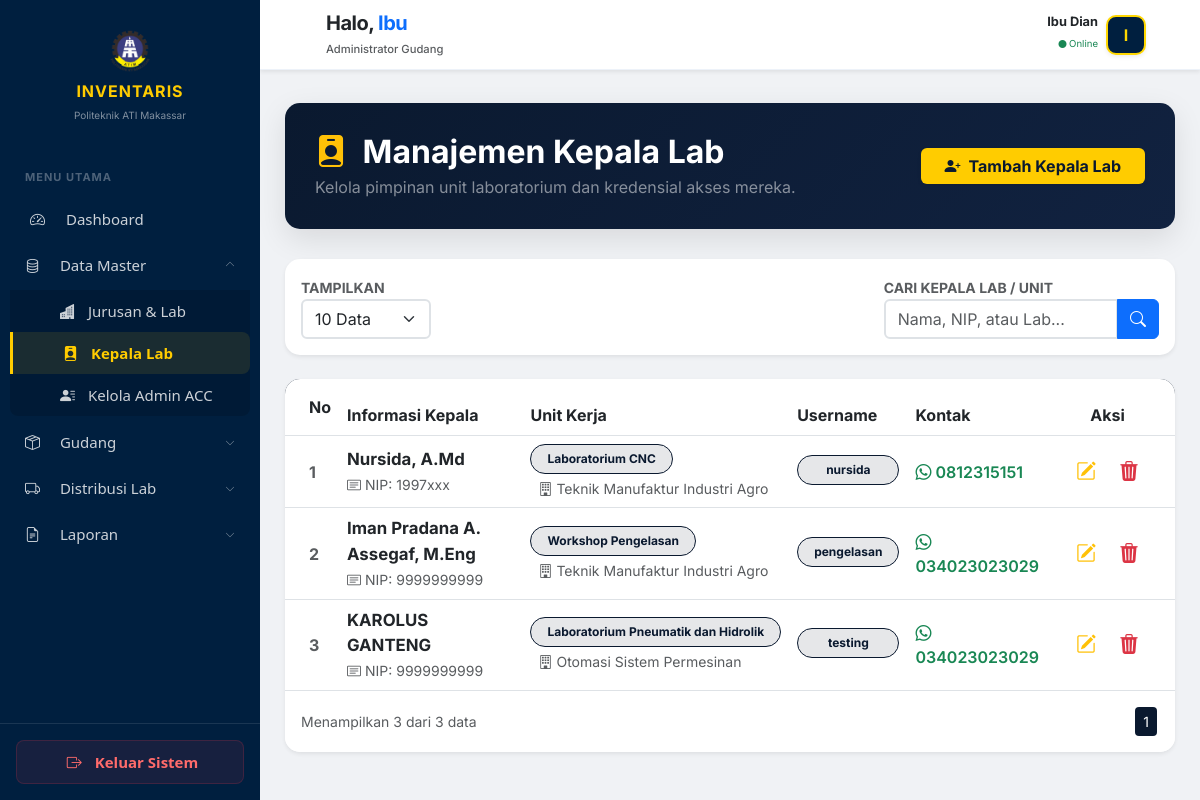
The page /modules/bahan-praktek/kepala-lab.php (signed in) on the database its author committed.
### tables this page shows
CREATE TABLE `kepala_lab` (
  `id_kepala` int NOT NULL,
  `id_lab` int DEFAULT NULL,
  `nama_kepala` varchar(100) NOT NULL,
  `username` varchar(50) DEFAULT NULL,
  `password` varchar(255) DEFAULT NULL,
  `pin_pemulihan` varchar(6) DEFAULT NULL,
  `password_plain` varchar(255) DEFAULT NULL,
  `nip` varchar(50) DEFAULT NULL,
  `kontak` varchar(20) DEFAULT NULL,
  `role` varchar(20) DEFAULT 'kepala_lab'
);

CREATE TABLE `lab` (
  `id_lab` int NOT NULL,
  `id_jurusan` int DEFAULT NULL,
  `nama_lab` varchar(100) DEFAULT NULL
);

CREATE TABLE `jurusan` (
  `id_jurusan` int NOT NULL,
  `nama_jurusan` varchar(100) DEFAULT NULL
);

### modules/bahan-praktek/kepala-lab.php (the view, shortened to what this page needs)
<?php
include "../../config/auth.php";
$limit = isset($_GET['limit']) ? (int)$_GET['limit'] : 10;
$page = isset($_GET['halaman']) ? (int)$_GET['halaman'] : 1;
$offset = ($page - 1) * $limit;
$search = isset($_GET['search']) ? mysqli_real_escape_string($conn, $_GET['search']) : '';
$whereClause = "";
$total_query = mysqli_query($conn, "SELECT COUNT(*) as total FROM kepala_lab kl JOIN lab l ON kl.id_lab = l.id_lab $whereClause");
$total_data = mysqli_fetch_assoc($total_query)['total'];
$total_pages = ceil($total_data / $limit);
$query = "SELECT kl.*, l.nama_lab, j.nama_jurusan
          FROM kepala_lab kl
          JOIN lab l ON kl.id_lab = l.id_lab
          JOIN jurusan j ON l.id_jurusan = j.id_jurusan
          $whereClause
          ORDER BY kl.id_kepala DESC
          LIMIT $offset, $limit";
$res = mysqli_query($conn, $query);
?>
<!DOCTYPE html>
<html lang="id">
<head>
    <link href="https://cdn.jsdelivr.net/npm/bootstrap@5.3.0/dist/css/bootstrap.min.css" rel="stylesheet">
    <link rel="stylesheet" href="https://cdn.jsdelivr.net/npm/bootstrap-icons@1.11.1/font/bootstrap-icons.css">
    <link href="../../assets/css/style.css" rel="stylesheet">
</head>
<body>
    <?php include "../../includes/sidebar.php"; ?>
    <main class="p-3 p-md-4" style="margin-top: 30px;"></main>
    <div class="main-content" style="margin-left: 260px; padding: 25px;">
        <?php include "../../includes/header.php"; ?>
        <div class="header-section d-flex justify-content-between align-items-center">
            <div>
                <h2 class="fw-bold mb-1"><i class="bi bi-person-badge-fill me-2 text-warning"></i> Manajemen Kepala Lab</h2>
                <p class="mb-0 text-white-50">Kelola pimpinan unit laboratorium dan kredensial akses mereka.</p>
            </div>
            <button class="btn btn-gold px-4 shadow-sm" data-bs-toggle="modal" data-bs-target="#modalTambah">
                <i class="bi bi-person-plus-fill me-2"></i>Tambah Kepala Lab
            </button>
        </div>
        <div class="card mb-4 border-0 shadow-sm" style="border-radius: 15px;">
            <div class="card-body">
                <form method="GET" class="row g-3">
                    <div class="col-md-2">
                        <label class="small fw-bold text-muted">TAMPILKAN</label>
                        <select name="limit" class="form-select border-2" onchange="this.form.submit()">
                            <option value="10" <?= $limit == 10 ? 'selected' : ''; ?>>10 Data</option>
                        </select>
                    </div>
                    <div class="col-md-6"></div>
                    <div class="col-md-4">
                        <label class="small fw-bold text-muted">CARI KEPALA LAB / UNIT</label>
                        <div class="input-group">
                            <input type="text" name="search" class="form-control border-2" placeholder="Nama, NIP, atau Lab..." value="<?= htmlspecialchars($search); ?>">
                            <button class="btn btn-primary" type="submit"><i class="bi bi-search"></i></button>
                        </div>
                    </div>
                </form>
            </div>
        </div>
        <div class="card card-table shadow-sm">
            <div class="card-body p-0">
                <div class="table-responsive">
                    <table class="table table-hover align-middle mb-0">
                        <thead class="thead-navy">
                            <tr>
                                <th class="ps-4 py-3">No</th>
                                <th>Informasi Kepala</th>
                                <th>Unit Kerja</th>
                                <th>Username</th>
                                <th>Kontak</th>
                                <th class="text-center pe-4">Aksi</th>
                            </tr>
                        </thead>
                        <tbody class="bg-white">
                            <?php
                            $no = $offset + 1;
                            if(mysqli_num_rows($res) > 0):
                                while($row = mysqli_fetch_assoc($res)): ?>
                            <tr>
                                <td class="ps-4 text-muted fw-bold"><?= $no++; ?></td>
                                <td>
                                    <div class="fw-bold text-dark" style="font-size: 1.05rem;"><?= $row['nama_kepala']; ?></div>
                                    <span class="text-muted small"><i class="bi bi-card-text me-1"></i>NIP: <?= !empty($row['nip']) ? $row['nip'] : '-'; ?></span>
                                </td>
                                <td>
                                    <span class="badge badge-lab px-3 py-2 rounded-pill mb-1"><?= $row['nama_lab']; ?></span>
                                    <div class="small text-muted ps-2"><i class="bi bi-building me-1"></i><?= $row['nama_jurusan']; ?></div>
                                </td>
                                <td>
                                    <div class="d-flex flex-column">
                                        <span class="badge badge-lab px-3 py-2 rounded-pill mb-1"><?= $row['username']; ?></span>
                                    </div>
                                </td>
                                <td>
                                    <?php if(!empty($row['kontak'])): ?>
                                        <a href="https://wa.me/<?= $row['kontak']; ?>" target="_blank" class="text-decoration-none text-success fw-semibold">
                                            <i class="bi bi-whatsapp me-1"></i><?= $row['kontak']; ?>
                                        </a>
                                    <?php else: ?>
                                        <span class="text-muted small">-</span>
                                    <?php endif; ?>
                                </td>
                                <td class="text-center pe-4">
                                    <div class="btn-group">
                                        <button class="btn btn-outline-warning border-0" data-bs-toggle="modal" data-bs-target="#modalEdit<?= $row['id_kepala']; ?>">
                                            <i class="bi bi-pencil-square fs-5"></i>
                                        </button>
                                        <button class="btn btn-outline-danger border-0" onclick="konfirmasiHapus(<?= $row['id_kepala']; ?>)">
                                            <i class="bi bi-trash3-fill fs-5"></i>
                                        </button>
                                    </div>
                                </td>
                            </tr>
                            <?php endwhile;
                            else: ?>
                            <tr><td colspan="6" class="text-center py-5 text-muted">Data kepala lab tidak ditemukan.</td></tr>
                            <?php endif; ?>
                        </tbody>
                    </table>
                </div>
            </div>
            <div class="card-footer bg-white border-0 py-3">
                <nav class="d-flex justify-content-between align-items-center">
                    <p class="text-muted small mb-0">Menampilkan <?= mysqli_num_rows($res); ?> dari <?= $total_data; ?> data</p>
                    <ul class="pagination pagination-sm mb-0">
                        <?php for($i=1; $i<=$total_pages; $i++): ?>
                        <li class="page-item <?= $page == $i ? 'active' : ''; ?>">
                            <a class="page-link" href="?halaman=<?= $i; ?>&limit=<?= $limit; ?>&search=<?= $search; ?>"><?= $i; ?></a>
                        </li>
                        <?php endfor; ?>
                    </ul>
                </nav>
            </div>
        </div>
    </div>
</body>
</html>

### rows shown on the page
kepala_lab: nama_kepala "Nursida, A.Md", nip "1997xxx", id_lab.nama_lab "Laboratorium CNC", jurusan.nama_jurusan "Teknik Manufaktur Industri Agro", username "nursida", kontak "0812315151"
kepala_lab: nama_kepala "Iman Pradana A. Assegaf, M.Eng", nip "9999999999", id_lab.nama_lab "Workshop Pengelasan", jurusan.nama_jurusan "Teknik Manufaktur Industri Agro", username "pengelasan", kontak "034023023029"
kepala_lab: nama_kepala "KAROLUS GANTENG", nip "9999999999", id_lab.nama_lab "Laboratorium Pneumatik dan Hidrolik", jurusan.nama_jurusan "Otomasi Sistem Permesinan", username "testing", kontak "034023023029"

### other values the page prints
explode(' ', trim($nama_user))[0] "Ibu"
$label_welcome "Administrator Gudang"
$nama_user "Ibu Dian"
substr($nama_user, 0, 1) "I"
mysqli_num_rows($res) "3"
$total_data "3"
